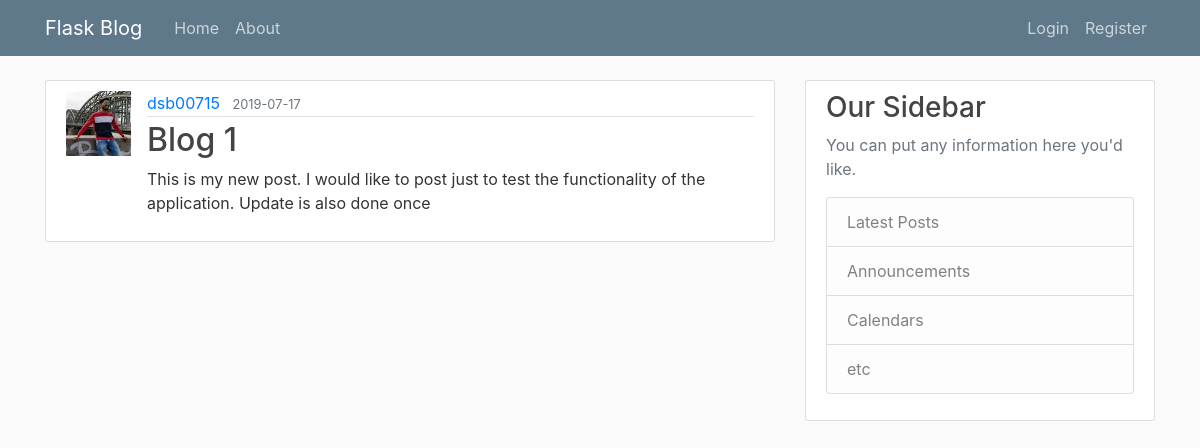
/post/28, run on the app's committed database.
### app/models.py (models this page shows, shortened)
class User(_db.Model, UserMixin):
    id = _db.Column(_db.Integer, primary_key=True)
    username = _db.Column(_db.String(20), unique=True, nullable=False)
    email = _db.Column(_db.String(120), unique=True, nullable=False)
    image_file = _db.Column(_db.String(20), default='default.jpg')
    password = _db.Column(_db.String(60), nullable=False)
    posts = _db.relationship('Post', backref='author', lazy=True)

class Post(_db.Model):
    id = _db.Column(_db.Integer, primary_key=True)
    title = _db.Column(_db.String(100), nullable=False)
    date_posted = _db.Column(_db.DateTime, nullable=False, default=datetime.utcnow)
    content = _db.Column(_db.Text, nullable=False)
    user_id = _db.Column(_db.Integer, _db.ForeignKey('user.id'), nullable=False)

### app/Posts/routes.py (the view)
@posts.route('/post/<int:post_id>')
def post(post_id):
    _post = Post.query.get_or_404(post_id)
    return render_template('post.html', title=_post.title, post=_post)

### app/templates/post.html (shortened to what this page needs)
<!DOCTYPE html>
{% extends "layout.html" %}
{% block content %}
    <article class="media content-section">
        <img class="rounder-circle article-img"
             src="{{ url_for('static', filename='profile_pics/' + post.author.image_file) }}" alt="">
        <div class="media-body">
            <div class="article-metadata">
                <a class="mr-2" href="{{ url_for('users.user_post', username=post.author.username) }}">{{ post.author.username }}</a>
                <small class="text-muted">{{ post.date_posted.strftime('%Y-%m-%d') }}</small>
            </div>
            <h2 class="article-title">{{ post.title }}</h2>
            <p class="article-content">{{ post.content }}</p>
        </div>
    </article>
{% endblock content %}

### app/static/main.css (style rules this page uses)
body { background: #fafafa; color: #333333; margin-top: 5rem; }
h1, h2, h3, h4, h5, h6 { color: #444444; }
.content-section { background: #ffffff; padding: 10px 20px; border: 1px solid #dddddd; border-radius: 3px; margin-bottom: 20px; }
.article-title { color: #444444; }
.article-content { white-space: pre-line; }
.article-img { height: 65px; width: 65px; margin-right: 16px; }
.article-metadata { padding-bottom: 1px; margin-bottom: 4px; border-bottom: 1px solid #e3e3e3 }

### data on the page
User: image_file (picture), author.username "dsb00715"
Post: date_posted "2019-07-17", title "Blog 1", content "This is my new post. I would like to post just to test the functionality of the application. Update is also done once"
